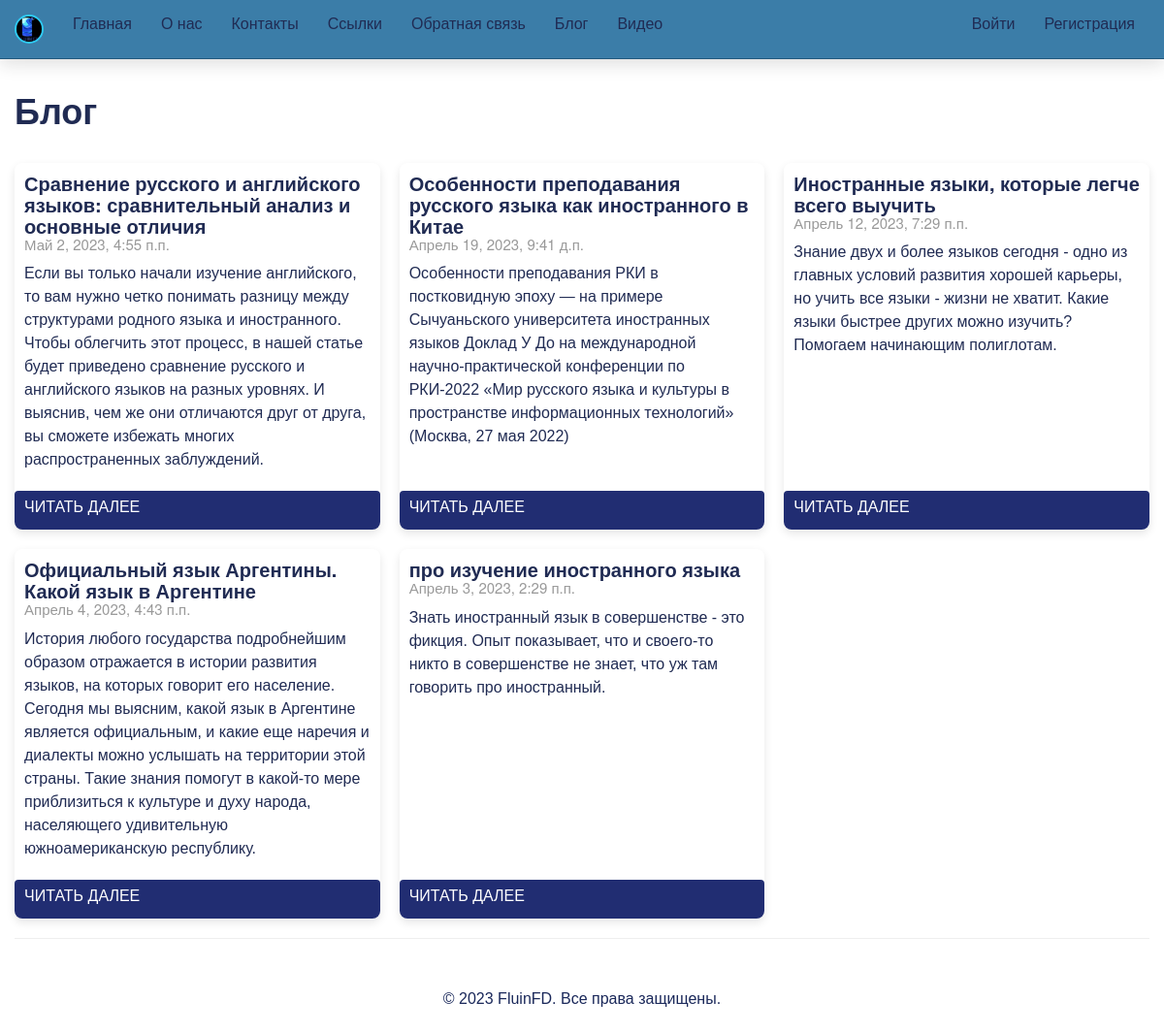
Screenshot of /blog/ with the database file from the repository.
### app/models.py (models this page shows, shortened)
class Blog(models.Model):
    title = models.CharField(max_length = 100, unique_for_date = "posted", verbose_name = "Заголовок")
    description = models.TextField(verbose_name = "Краткое содержание")
    content = models.TextField(verbose_name = "Полное содержание")
    posted = models.DateTimeField(default = datetime.now(), db_index = True, verbose_name = "Опубликована")
    author = models.ForeignKey(User, null=True, blank=True, on_delete = models.SET_NULL, verbose_name = "Автор")
    image = models.FileField(default = 'temp.jpg', verbose_name = "Путь к картинке")
    class Meta:
        db_table = "Posts"
        ordering = ["-posted"]
        verbose_name = "Cтатья блога"
        verbose_name_plural = "Cтатьи блога"

### app/views.py (the view)
# urls.py: path('blog/', views.blog, name='blog'),
def blog(request):
    posts = Blog.objects.all()
    assert isinstance(request, HttpRequest)
    return render(
        request,
        'app/blog.html',
        {
            'title':'Блог',
            'posts':posts,
            'year':datetime.now().year,
        }
    )

### app/templates/app/blog.html (shortened to what this page needs)
﻿{% extends "app/layout.html" %}
{% load static %}
{% block content %}
<h1 class="title">{{ title }}</h1>
<br />
<div class="posts">
    {% for post in posts %}
    <div class="posts__item">
        <div class="posts__item-body">
            <h2 class="posts__item-body-title">{{ post.title }}</h2>
            <h4 class="posts__item-body-posted">{{ post.posted }}</h4>
            <p class="posts__item-body-description">{{ post.description }}</p>
        </div>
        <a class="posts__item-body-open" href="{% url 'blogpost' parametr=post.id %}">ЧИТАТЬ ДАЛЕЕ</a>
    </div>
    {% endfor %}
</div>
{% endblock %}

### app/templates/app/layout.html (shortened to what this page needs)
<!DOCTYPE html>
<html>
<head>
    {% load static %}
    <link rel="stylesheet" type="text/css" href="{% static 'app/content/bootstrap.css' %}" />
    <link rel="stylesheet" type="text/css" href="{% static 'app/content/site.css' %}" />
</head>
<body>
    <div class="navbar navbar-fixed-top">
        <div class="container">
            <div class="navbar-header">
                <a href="/" class="navbar-brand"><img class="logo" src="{% static 'app/content/logo.jpg' %}" alt="logo" /></a>
            </div>
            <div class="navbar-collapse collapse">
                <ul class="nav navbar-nav">
                    <li class="nav__item"><a class="nav__item-link" href="{% url 'home' %}">Главная</a></li>
                    <li class="nav__item"><a class="nav__item-link" href="{% url 'about' %}">О нас</a></li>
                    <li class="nav__item"><a class="nav__item-link" href="{% url 'contact' %}">Контакты</a></li>
                    <li class="nav__item"><a class="nav__item-link" href="{% url 'links' %}">Ссылки</a></li>
                    <li class="nav__item"><a class="nav__item-link" href="{% url 'feedback' %}">Обратная связь</a></li>
                    <li class="nav__item"><a class="nav__item-link" href="{% url 'blog' %}">Блог</a></li>
                    <li class="nav__item"><a class="nav__item-link" href="{% url 'videopost' %}">Видео</a></li>
                </ul>
                {% include 'app/loginpartial.html' %}
            </div>
        </div>
    </div>
    <div class="container body-content">
        {% block content %}{% endblock %}
        <hr />
    </div>
    <footer>
        <p>&copy; {{ year }} FluinFD. Все права защищены.</p>
    </footer>
</body>
</html>

### app/templates/app/loginpartial.html
﻿{% if user.is_authenticated %}
<form id="logoutForm" action="/logout/" method="post" class="navbar-right">
    {% csrf_token %}
    <ul class="nav navbar-nav navbar-right">
        <li><span class="navbar-brand">Здравствуйте, {{ user.username }}!</span></li>
        <li><a class="nav__item-link" href="javascript:document.getElementById('logoutForm').submit()">Выйти</a></li>
    </ul>
</form>
{% else %}
<ul class="nav navbar-nav navbar-right">
    <li class="nav__item"><a class="nav__item-link" href="{% url 'login' %}">Войти</a></li>
    {% if not user.is_authenticated %}
    <li class="nav__item"><a class="nav__item-link" href="{% url 'registration' %}">Регистрация</a></li>
    {% endif %}
</ul>
{% endif %}

### app/static/app/content/site.css (style rules this page uses)
body { font-family: Arial, sans-serif; font-size: 16px; line-height: 1.5; color: #202b53; height: 100%; margin: 0; padding: 70px 0 20px; }
.logo { width: 30px; height: 30px; border: 2px solid #2ecbf6; border-radius: 50%; }
h1, h2, h3 { font-weight: bold; margin-top: 0; }
h1 { font-size: 36px; }
h2 { font-size: 28px; }
p { margin-top: 0; }
a { color: #007bff; text-decoration: none; }
.container { max-width: 1200px; margin: 0 auto; padding: 0 15px; }
footer { background-color: unset; color: #1a285a; padding: 30px 0; text-align: center; position: relative; bottom: 0; width: 100%; }
.navbar { background-color: #3b7da8; border-bottom: 1px solid #22597d; box-shadow: 0 6px 16px 0 #22222222; }
.nav__item { background-color: transparent; }
.nav__item-link { color: #202b53 !important; background-color: transparent; border-bottom: 2px solid transparent; }

### app/templates/app/blog.html (style rules this page uses)
.posts { display: grid; grid-template-columns: repeat(auto-fit, minmax(300px, 1fr)); grid-gap: 2rem; }
.posts__item { display: flex; flex-direction: column; justify-content: space-between; background-color: #fff; box-shadow: 0px 4px 10px rgba(0,0,0,0.1); border-radius: 8px; overflow: hidden; transition: transform 0.3s ease; }
.posts__item-body { padding: 1rem; }
.posts__item-body-title { font-size: 2rem; margin: 0; }
.posts__item-body-posted { font-size: 1.5rem; color: #999; margin: 0; }
.posts__item-body-description { margin-top: 1rem; margin-bottom: 1rem; }
.posts__item-body-open { height: 40px; display: inline-block; background-color: #212d72; color: #fff; padding: 0.5rem 1rem; border-radius: 4px; text-decoration: none; }

### rows the page displays
Blog: title "Сравнение русского и английского языков: сравнительный анализ и основные отличия", posted "Май 2, 2023, 4:55 п.п.", description "Если вы только начали изучение английского, то вам нужно четко понимать разницу между структурами родного языка и иностранного. Чтобы облегчить этот процесс, в нашей статье будет приведено сравнение русского и английского языков на разных уровнях. И выяснив, чем же они отличаются друг от друга, вы сможете избежать многих распространенных заблуждений."
Blog: title "Особенности преподавания русского языка как иностранного в Китае", posted "Апрель 19, 2023, 9:41 д.п.", description "Особенности преподавания РКИ в постковидную эпоху — на примере Сычуаньского университета иностранных языков Доклад У До на международной научно-практической конференции по РКИ-2022 «Мир русского языка и культуры в пространстве информационных технологий» (Москва, 27 мая 2022)"
Blog: title "Иностранные языки, которые легче всего выучить", posted "Апрель 12, 2023, 7:29 п.п.", description "Знание двух и более языков сегодня - одно из главных условий развития хорошей карьеры, но учить все языки - жизни не хватит. Какие языки быстрее других можно изучить? Помогаем начинающим полиглотам."
Blog: title "Официальный язык Аргентины. Какой язык в Аргентине", posted "Апрель 4, 2023, 4:43 п.п.", description "История любого государства подробнейшим образом отражается в истории развития языков, на которых говорит его население. Сегодня мы выясним, какой язык в Аргентине является официальным, и какие еще наречия и диалекты можно услышать на территории этой страны. Такие знания помогут в какой-то мере приблизиться к культуре и духу народа, населяющего удивительную южноамериканскую республику."
Blog: title "про изучение иностранного языка", posted "Апрель 3, 2023, 2:29 п.п.", description "Знать иностранный язык в совершенстве - это фикция. Опыт показывает, что и своего-то никто в совершенстве не знает, что уж там говорить про иностранный."

### other values shown
{{ title }} "Блог"
